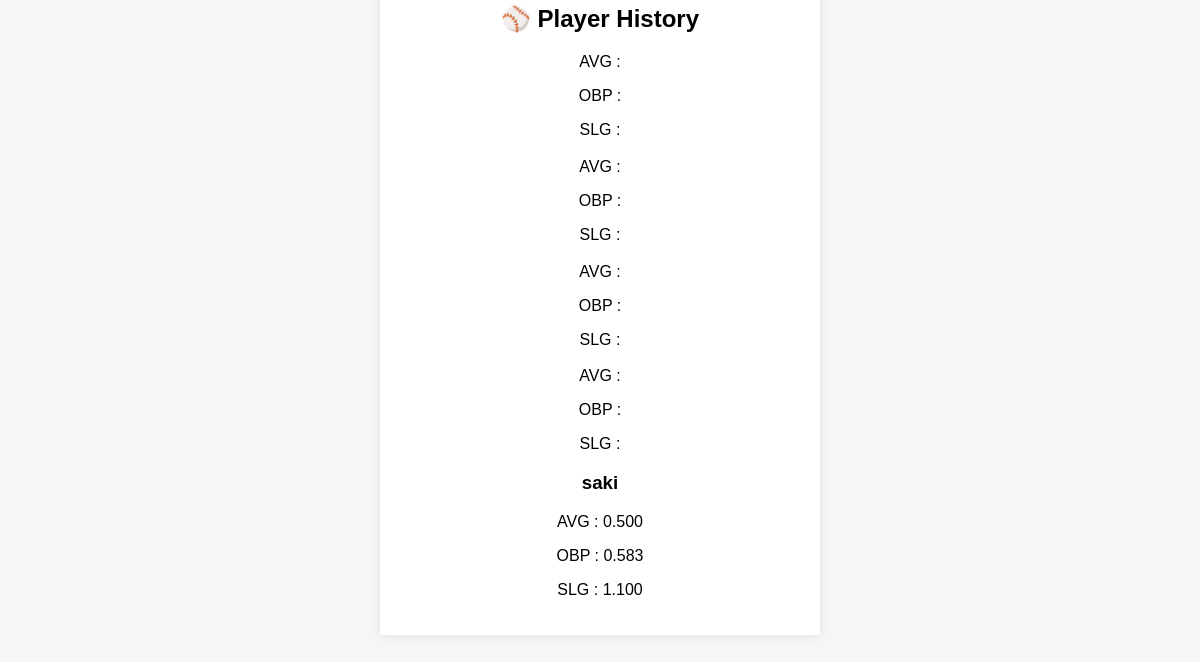
Before: / (lower part) with the older database file.
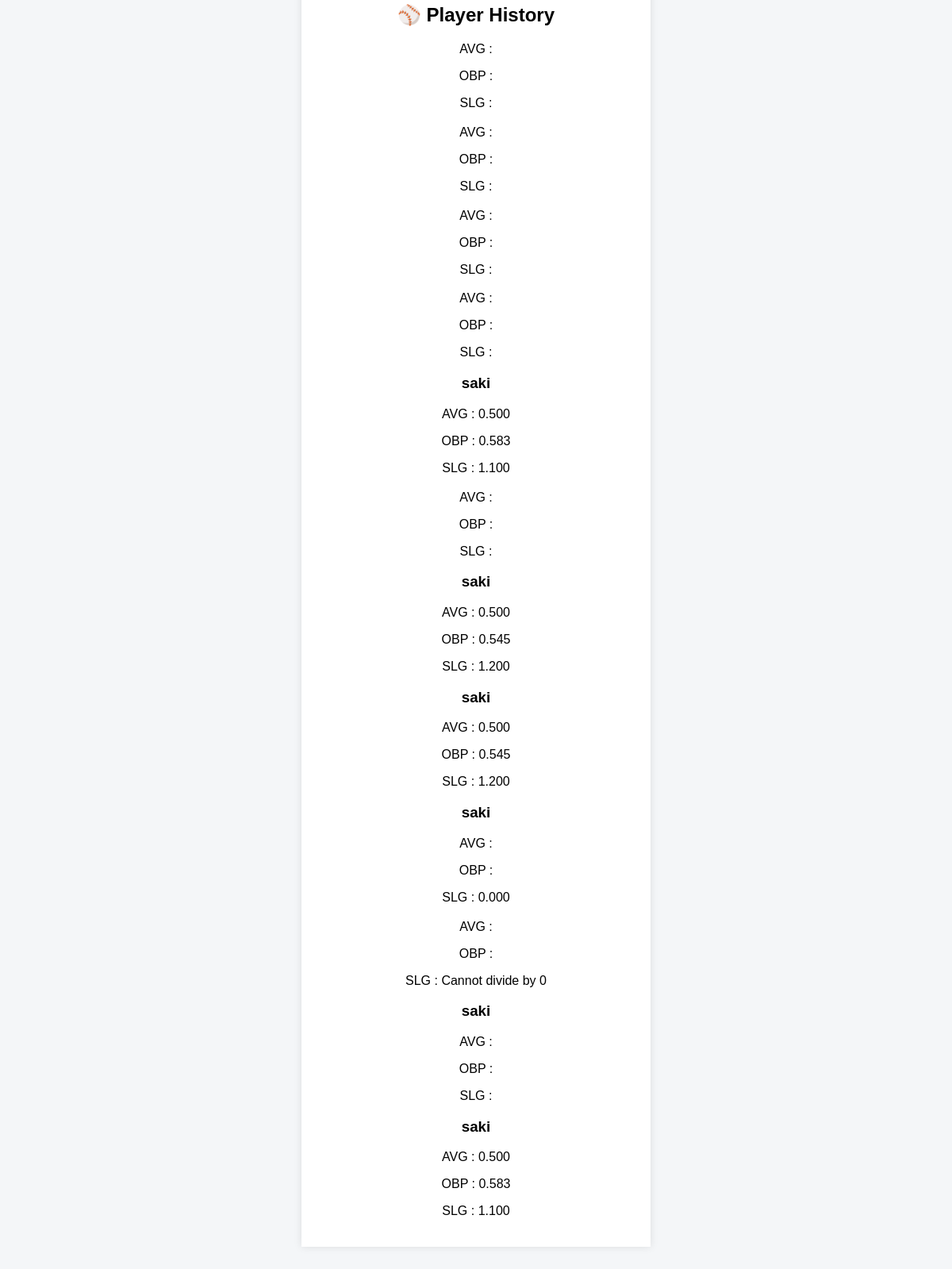
After: the same page with the newer database file.
### tables this page shows
CREATE TABLE players(
    id INTEGER PRIMARY KEY AUTOINCREMENT,
    player TEXT,
    average TEXT,
    obp TEXT,
    slg TEXT
    );

### app.py (the view, shortened to what this page needs)
@app.route("/", methods=["GET", "POST"])
def home():
    average = ""
    obp = ""
    slg = ""
    player = ""
    at_bats = ""
    hits = ""
    walks = ""
    home_runs = ""
    error = ""
    cursor.execute("SELECT player, average, obp, slg FROM players")
    players = cursor.fetchall()
    return render_template(
        "index.html",
        average=average,
        obp=obp,
        slg=slg,
        players=players,
        player=player,
        at_bats=at_bats,
        hits=hits,
        walks=walks,
        home_runs=home_runs,
        error=error
    )

### templates/index.html (shortened to what this page needs)
<!DOCTYPE html>
<html lang="en">
<head>
    <link rel="stylesheet" href="{{ url_for('static', filename='style.css') }}">
</head>
<body>
    {% if average != None %}
    <div class="result-card">
        <h2>⚾ Player History</h2>
        {% for p in players %}
        <div class="history-card">
            <h3>{{ p[0] }}</h3>
            <p>AVG : {{ p[1] }}</p>
            <p>OBP : {{ p[2] }}</p>
            <p>SLG : {{ p[3] }}</p>
    </div>
    {% endfor %}
    {% endif %}
</body>
</html>

### static/style.css (style rules this page uses)
body { font-family: Arial, sans-serif; background-color: #f4f6f8; text-align: center; margin:40px; }
.result-card { background-color: white; max-width: 400px; margin: 20px auto; padding: 20px; box-shadow: 0 0 10px rgba(0, 0, 0, 0.1); }

Changed rows visible on the page:
added players: player "saki", average "0.500", obp "0.545", slg "1.200"
added players: player "saki", average "0.500", obp "0.545", slg "1.200"
added players: player "saki", slg "0.000"
added players: slg "Cannot divide by 0"
added players: player "saki"
added players: player "saki", average "0.500", obp "0.583", slg "1.100"
